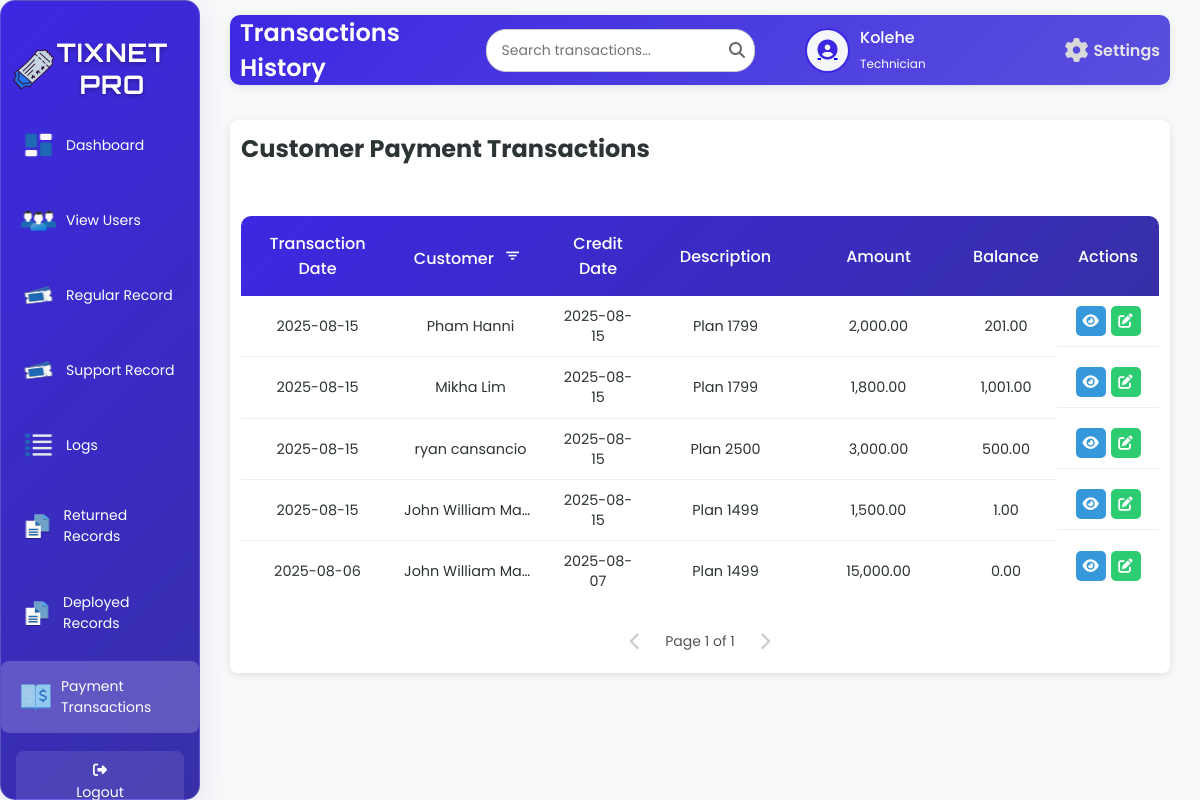
Page /AdminPayments.php (signed in) on the committed database.
### tables this page shows
CREATE TABLE `tbl_user` (
  `u_id` int(50) NOT NULL,
  `u_fname` varchar(200) NOT NULL,
  `u_lname` varchar(200) NOT NULL,
  `u_email` varchar(200) NOT NULL,
  `u_username` varchar(200) NOT NULL,
  `u_password` varchar(200) NOT NULL,
  `u_type` varchar(200) NOT NULL,
  `u_status` varchar(200) NOT NULL,
  `is_online` tinyint(1) DEFAULT 0
);

CREATE TABLE `tbl_transactions` (
  `t_id` int(50) NOT NULL,
  `t_date` varchar(200) NOT NULL,
  `t_balance` int(50) NOT NULL,
  `t_credit_date` varchar(200) NOT NULL,
  `t_description` varchar(200) NOT NULL,
  `t_amount` int(50) NOT NULL,
  `t_customer_name` varchar(200) NOT NULL
);

### AdminPayments.php (the view, shortened to what this page needs)
<?php
include 'db.php';
$firstName = '';
$userType = '';
$avatarPath = $_SESSION['avatarPath'];
$sqlUser = "SELECT u_fname, u_lname, u_type FROM tbl_user WHERE u_username = ?";
$stmt = $conn->prepare($sqlUser);
$stmt->bind_param("s", $_SESSION['username']);
$stmt->execute();
$resultUser = $stmt->get_result();
if ($resultUser->num_rows > 0) {
    $row = $resultUser->fetch_assoc();
    $firstName = $row['u_fname'] ?: 'Unknown';
    $userType = strtolower($row['u_type']) ?: 'staff';
} else {
    error_log("User not found for username: {$_SESSION['username']}");
    $_SESSION['error'] = "User not found.";
    header("Location: Payments.php?page_transaction=1");
    exit();
}
$limit = 10;
$pageTransaction = isset($_GET['page_transaction']) ? max(1, (int)$_GET['page_transaction']) : 1;
$offsetTransaction = ($pageTransaction - 1) * $limit;
$totalTransactionQuery = "SELECT COUNT(*) AS total FROM tbl_transactions";
$totalTransactionResult = $conn->query($totalTransactionQuery);
$totalTransactionRow = $totalTransactionResult->fetch_assoc();
$totalTransaction = $totalTransactionRow['total'];
$totalTransactionPages = ceil($totalTransaction / $limit);
$sqlTransaction = "SELECT t_id, t_date, t_customer_name, t_credit_date, t_description, t_amount, t_balance
                   FROM tbl_transactions
                   ORDER BY t_date DESC
                   LIMIT ?, ?";
$stmtTransaction = $conn->prepare($sqlTransaction);
$stmtTransaction->bind_param("ii", $offsetTransaction, $limit);
$stmtTransaction->execute();
$resultTransaction = $stmtTransaction->get_result();
?>
<!DOCTYPE html>
<html lang="en">
<head>
    <link rel="stylesheet" href="AdminPayments.css">
    <link rel="stylesheet" href="https://cdnjs.cloudflare.com/ajax/libs/font-awesome/6.6.0/css/all.min.css">
    <link rel="stylesheet" href="https://unpkg.com/boxicons@2.1.4/css/boxicons.min.css">
</head>
<body>
<div class="wrapper">
    <div class="sidebar glass-container">
        <h2><img src="image/logo.png" alt="TixNet Icon" class="sidebar-icon">TixNet Pro</h2>
        <ul>
           <li><a href="adminD.php"><img src="image/main.png" alt="Dashboard" class="icon" /> <span>Dashboard</span></a></li>
           <li><a href="viewU.php"><img src="image/users.png" alt="View Users" class="icon" /> <span>View Users</span></a></li>
           <li><a href="regular_close.php"><img src="image/ticket.png" alt="Regular Record" class="icon" /> <span>Regular Record</span></a></li>
           <li><a href="support_close.php"><img src="image/ticket.png" alt="Supports Record" class="icon" /> <span>Support Record</span></a></li>
           <li><a href="logs.php"><img src="image/log.png" alt="Logs" class="icon" /> <span>Logs</span></a></li>
           <li><a href="returnT.php"><img src="image/record.png" alt="Returned Records" class="icon" /> <span>Returned Records</span></a></li>
           <li><a href="deployedT.php"><img src="image/record.png" alt="Deployed Records" class="icon" /> <span>Deployed Records</span></a></li>
           <li><a href="AdminPayments.php" class="active"><img src="image/transactions.png" alt="Payment Transactions" class="icon" /> <span>Payment Transactions</span></a></li>
        </ul>
        <footer>
            <a href="index.php" class="back-home"><i class="fas fa-sign-out-alt"></i> Logout</a>
        </footer>
    </div>
    <div class="container">
        <div class="upper">
            <h1>Transactions History</h1>
            <div class="search-container">
                <input type="text" class="search-bar" id="searchInput" placeholder="Search transactions..." onkeyup="debouncedSearchTransactions()">
                <span class="search-icon"><i class="fas fa-search"></i></span>
            </div>
            <div class="user-profile">
                <div class="user-icon">
                    <a href="image.php">
                        <?php
                        $cleanAvatarPath = preg_replace('/\?\d+$/', '', $avatarPath);
                        if (!empty($avatarPath) && file_exists($cleanAvatarPath)) {
                            echo "<img src='" . htmlspecialchars($avatarPath, ENT_QUOTES, 'UTF-8') . "' alt='User Avatar'>";
                        } else {
                            echo "<i class='fas fa-user-circle'></i>";
                        }
                        ?>
                    </a>
                </div>
                <div class="user-details">
                    <span><?php echo htmlspecialchars($firstName, ENT_QUOTES, 'UTF-8'); ?></span>
                    <small><?php echo htmlspecialchars(ucfirst($userType), ENT_QUOTES, 'UTF-8'); ?></small>
                </div>
                <a href="settings.php" class="settings-link">
                    <i class="fas fa-cog"></i>
                    <span>Settings</span>
                </a>
            </div>
        </div>
        <div class="table-box glass-container">
            <h2>Customer Payment Transactions</h2>
            <div class="customer-transactions active">
                <table id="transactions-table">
                    <thead>
                        <tr>
                            <th>Transaction Date</th>
                            <th>Customer <button class="filter-btn" onclick="showAccountFilterModal('transaction')" title="Filter by Customer Name"><i class='bx bx-filter'></i></button></th>
                            <th>Credit Date</th>
                            <th>Description</th>
                            <th>Amount</th>
                            <th>Balance</th>
                            <th>Actions</th>
                        </tr>
                    </thead>
                    <tbody id="transactions-table-body">
                        <?php
                        if ($resultTransaction->num_rows > 0) {
                            while ($row = $resultTransaction->fetch_assoc()) {
                                echo "<tr>
                                        <td>" . htmlspecialchars($row['t_date'], ENT_QUOTES, 'UTF-8') . "</td>
                                        <td>" . htmlspecialchars($row['t_customer_name'], ENT_QUOTES, 'UTF-8') . "</td>
                                        <td>" . htmlspecialchars($row['t_credit_date'], ENT_QUOTES, 'UTF-8') . "</td>
                                        <td>" . htmlspecialchars($row['t_description'], ENT_QUOTES, 'UTF-8') . "</td>
                                        <td>" . number_format($row['t_amount'], 2) . "</td>
                                        <td>" . number_format($row['t_balance'], 2) . "</td>
                                        <td class='action-buttons'>
                                            <a class='view-btn' href='#' onclick=\"showTransactionViewModal('" . htmlspecialchars($row['t_id'], ENT_QUOTES, 'UTF-8') . "', '" . htmlspecialchars($row['t_date'], ENT_QUOTES, 'UTF-8') . "', '" . htmlspecialchars($row['t_customer_name'], ENT_QUOTES, 'UTF-8') . "', '" . htmlspecialchars($row['t_credit_date'], ENT_QUOTES, 'UTF-8') . "', '" . htmlspecialchars($row['t_description'], ENT_QUOTES, 'UTF-8') . "', '" . number_format($row['t_amount'], 2) . "', '" . number_format($row['t_balance'], 2) . "')\" title='View'><i class='fas fa-eye'></i></a>
                                            <a class='edit-btn' href='#' onclick=\"showEditTransactionModal('" . htmlspecialchars($row['t_id'], ENT_QUOTES, 'UTF-8') . "', '" . htmlspecialchars($row['t_date'], ENT_QUOTES, 'UTF-8') . "', '" . htmlspecialchars($row['t_customer_name'], ENT_QUOTES, 'UTF-8') . "', '" . htmlspecialchars($row['t_credit_date'], ENT_QUOTES, 'UTF-8') . "', '" . htmlspecialchars($row['t_description'], ENT_QUOTES, 'UTF-8') . "', '" . number_format($row['t_amount'], 2) . "')\" title='Edit'><i class='fas fa-edit'></i></a>
                                        </td>
                                      </tr>";
                            }
                        } else {
                            echo "<tr><td colspan='7' style='text-align: center;'>No transactions found.</td></tr>";
                        }
                        ?>
                    </tbody>
                </table>
                <div class="pagination" id="transaction-pagination">
                    <?php if ($pageTransaction > 1): ?>
                        <a href="?page_transaction=<?php echo $pageTransaction - 1; ?>" class="pagination-link"><i class="fas fa-chevron-left"></i></a>
                    <?php else: ?>
                        <span class="pagination-link disabled"><i class="fas fa-chevron-left"></i></span>
                    <?php endif; ?>
                    <span class="current-page">Page <?php echo $pageTransaction; ?> of <?php echo $totalTransactionPages; ?></span>
                    <?php if ($pageTransaction < $totalTransactionPages): ?>
                        <a href="?page_transaction=<?php echo $pageTransaction + 1; ?>" class="pagination-link"><i class="fas fa-chevron-right"></i></a>
                    <?php else: ?>
                        <span class="pagination-link disabled"><i class="fas fa-chevron-right"></i></span>
                    <?php endif; ?>
                </div>
            </div>
        </div>
    </div>
</div>
</body>
</html>

### rows in the picture
tbl_user: u_fname "Kolehe", u_type "Technician"
tbl_transactions: t_date "2025-08-15", t_customer_name "Pham Hanni", t_credit_date "2025-08-15", t_description "Plan 1799", t_amount "2,000.00", t_balance "201.00"
tbl_transactions: t_date "2025-08-15", t_customer_name "Mikha Lim", t_credit_date "2025-08-15", t_description "Plan 1799", t_amount "1,800.00", t_balance "1,001.00"
tbl_transactions: t_date "2025-08-15", t_customer_name "ryan cansancio", t_credit_date "2025-08-15", t_description "Plan 2500", t_amount "3,000.00", t_balance "500.00"
tbl_transactions: t_date "2025-08-15", t_customer_name "John William Ma…", t_credit_date "2025-08-15", t_description "Plan 1499", t_amount "1,500.00", t_balance "1.00"
tbl_transactions: t_date "2025-08-06", t_customer_name "John William Ma…", t_credit_date "2025-08-07", t_description "Plan 1499", t_amount "15,000.00", t_balance "0.00"

### other values in the picture
$pageTransaction "1"
$totalTransactionPages "1"
